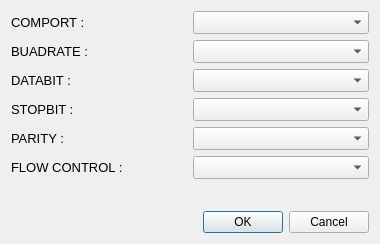
<?xml version="1.0" encoding="UTF-8"?>
<ui version="4.0">
 <class>Device01_Dialog</class>
 <widget class="QDialog" name="Device01_Dialog">
  <property name="geometry">
   <rect>
    <x>0</x>
    <y>0</y>
    <width>380</width>
    <height>244</height>
   </rect>
  </property>
  <property name="windowTitle">
   <string>Device 1 SerialPort</string>
  </property>
  <layout class="QVBoxLayout" name="verticalLayout_2">
   <item>
    <layout class="QVBoxLayout" name="verticalLayout">
     <item>
      <layout class="QHBoxLayout" name="horizontalLayout">
       <item>
        <widget class="QLabel" name="label">
         <property name="font">
          <font>
           <pointsize>10</pointsize>
          </font>
         </property>
         <property name="text">
          <string>COMPORT :</string>
         </property>
        </widget>
       </item>
       <item>
        <widget class="QComboBox" name="ComPort_Combobox">
         <property name="font">
          <font>
           <pointsize>10</pointsize>
          </font>
         </property>
        </widget>
       </item>
      </layout>
     </item>
     <item>
      <layout class="QHBoxLayout" name="horizontalLayout_2">
       <item>
        <widget class="QLabel" name="label_2">
         <property name="font">
          <font>
           <pointsize>10</pointsize>
          </font>
         </property>
         <property name="text">
          <string>BUADRATE :</string>
         </property>
        </widget>
       </item>
       <item>
        <widget class="QComboBox" name="BuadRate_ComboBox">
         <property name="font">
          <font>
           <pointsize>10</pointsize>
          </font>
         </property>
        </widget>
       </item>
      </layout>
     </item>
     <item>
      <layout class="QHBoxLayout" name="horizontalLayout_3">
       <item>
        <widget class="QLabel" name="label_3">
         <property name="font">
          <font>
           <pointsize>10</pointsize>
          </font>
         </property>
         <property name="text">
          <string>DATABIT :</string>
         </property>
        </widget>
       </item>
       <item>
        <widget class="QComboBox" name="DataBits_ComboBox">
         <property name="font">
          <font>
           <pointsize>10</pointsize>
          </font>
         </property>
        </widget>
       </item>
      </layout>
     </item>
     <item>
      <layout class="QHBoxLayout" name="horizontalLayout_4">
       <item>
        <widget class="QLabel" name="label_4">
         <property name="font">
          <font>
           <pointsize>10</pointsize>
          </font>
         </property>
         <property name="text">
          <string>STOPBIT :</string>
         </property>
        </widget>
       </item>
       <item>
        <widget class="QComboBox" name="StopBit_ComboBox">
         <property name="font">
          <font>
           <pointsize>10</pointsize>
          </font>
         </property>
        </widget>
       </item>
      </layout>
     </item>
     <item>
      <layout class="QHBoxLayout" name="horizontalLayout_5">
       <item>
        <widget class="QLabel" name="label_5">
         <property name="font">
          <font>
           <pointsize>10</pointsize>
          </font>
         </property>
         <property name="text">
          <string>PARITY :</string>
         </property>
        </widget>
       </item>
       <item>
        <widget class="QComboBox" name="Parity_ComboBox">
         <property name="font">
          <font>
           <pointsize>10</pointsize>
          </font>
         </property>
        </widget>
       </item>
      </layout>
     </item>
    </layout>
   </item>
   <item>
    <layout class="QHBoxLayout" name="horizontalLayout_6">
     <item>
      <widget class="QLabel" name="label_6">
       <property name="font">
        <font>
         <pointsize>10</pointsize>
        </font>
       </property>
       <property name="text">
        <string>FLOW CONTROL :</string>
       </property>
      </widget>
     </item>
     <item>
      <widget class="QComboBox" name="FlowControl_ComboBox">
       <property name="font">
        <font>
         <pointsize>10</pointsize>
        </font>
       </property>
      </widget>
     </item>
    </layout>
   </item>
   <item>
    <spacer name="verticalSpacer">
     <property name="orientation">
      <enum>Qt::Vertical</enum>
     </property>
     <property name="sizeHint" stdset="0">
      <size>
       <width>20</width>
       <height>40</height>
      </size>
     </property>
    </spacer>
   </item>
   <item>
    <widget class="QDialogButtonBox" name="buttonBox">
     <property name="orientation">
      <enum>Qt::Horizontal</enum>
     </property>
     <property name="standardButtons">
      <set>QDialogButtonBox::Cancel|QDialogButtonBox::Ok</set>
     </property>
    </widget>
   </item>
  </layout>
 </widget>
 <resources/>
 <connections>
  <connection>
   <sender>buttonBox</sender>
   <signal>accepted()</signal>
   <receiver>Device01_Dialog</receiver>
   <slot>accept()</slot>
   <hints>
    <hint type="sourcelabel">
     <x>248</x>
     <y>254</y>
    </hint>
    <hint type="destinationlabel">
     <x>157</x>
     <y>274</y>
    </hint>
   </hints>
  </connection>
  <connection>
   <sender>buttonBox</sender>
   <signal>rejected()</signal>
   <receiver>Device01_Dialog</receiver>
   <slot>reject()</slot>
   <hints>
    <hint type="sourcelabel">
     <x>316</x>
     <y>260</y>
    </hint>
    <hint type="destinationlabel">
     <x>286</x>
     <y>274</y>
    </hint>
   </hints>
  </connection>
 </connections>
</ui>
